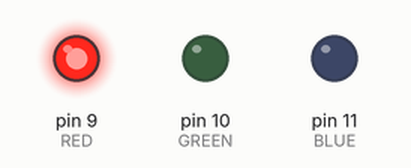
A sketch run on a simulated Arduino Uno, built with avr-gcc and run on an emulated ATmega328P. On the bench: output pins drawn as LEDs (lit = HIGH).

Above: at 0.05 s.
At 0.55 s:
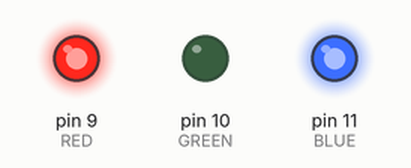
At 0.75 s:
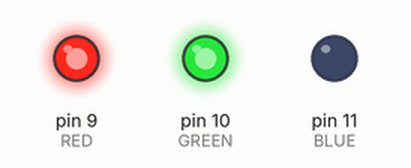
At 1.45 s:
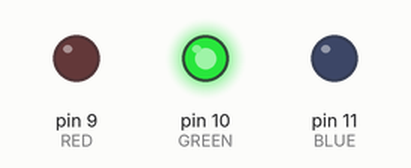
At 2.15 s:
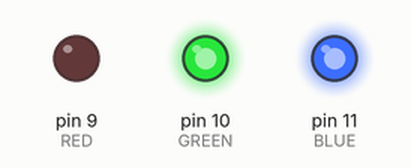
At 2.85 s:
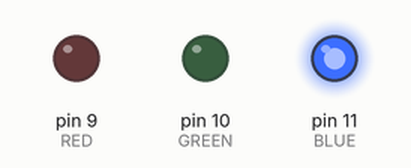
Timing chart, 0 to 3.1 s (numbered marks = the images above):
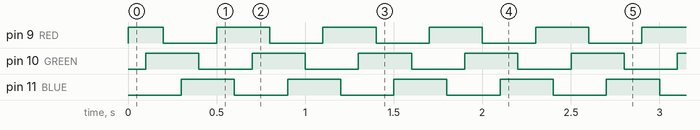

Measured:
- by itself, pin 9 (RED): repeats every 0.60 s: LOW 0.30 s, HIGH 0.30 s
- by itself, pin 10 (GREEN), pin 11 (BLUE): alternates HIGH for 0.30 s and LOW for 0.30 s
- by itself, everything shown: repeats every 0.60 s, in 6 steps

The sketch:

test_led_digital.ino
```cpp
const int RED = 9;
const int GREEN = 10;
const int BLUE = 11;

void setColor(int r, int g, int b)
{
  analogWrite(RED, r);
  analogWrite(GREEN, g);
  analogWrite(BLUE, b);
}

void setup()
{
  pinMode(RED, OUTPUT);
  pinMode(GREEN, OUTPUT);
  pinMode(BLUE, OUTPUT);
}

void loop()
{
  setColor(255,0,0);     // Red
  delay(100);

  setColor(255,255,0);   // Yellow
  delay(100);

  setColor(0,255,0);     // Green
  delay(100);

  setColor(0,255,255);   // Cyan
  delay(100);

  setColor(0,0,255);     // Blue
  delay(100);

  setColor(255,0,255);   // Purple
  delay(100);
}
```
